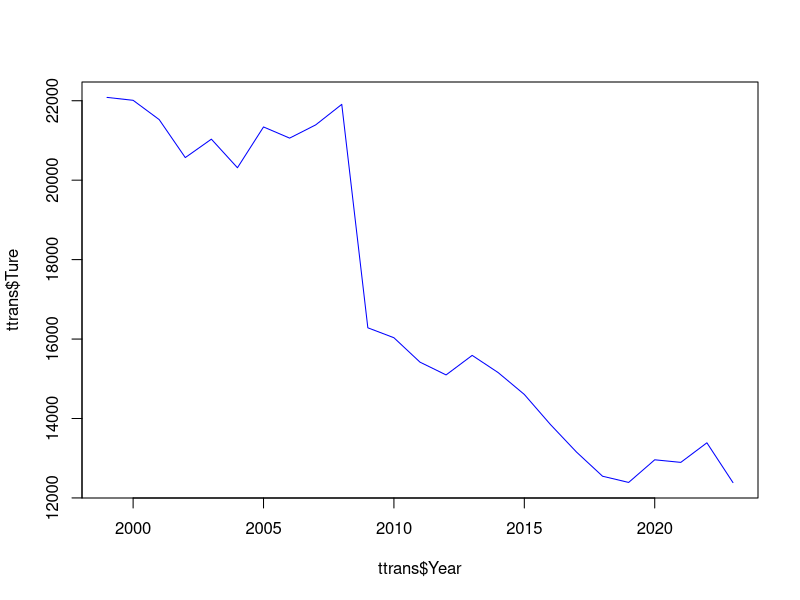
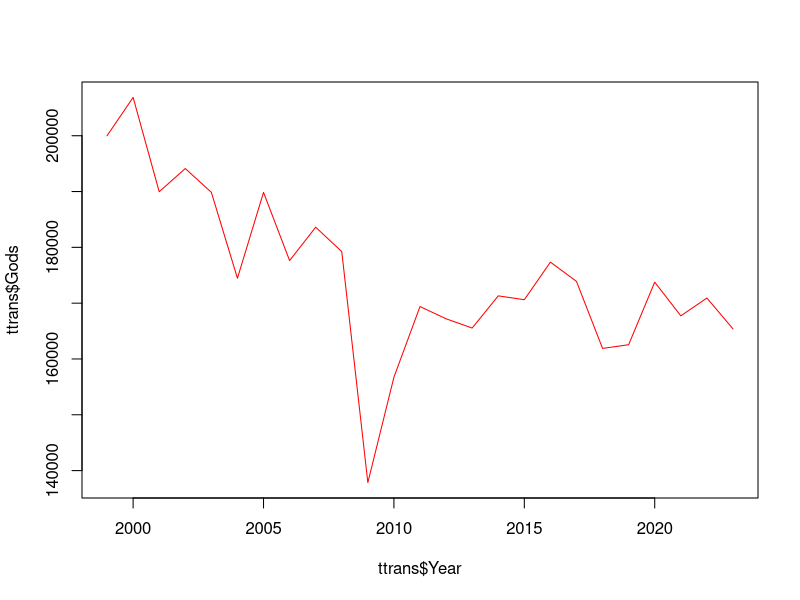
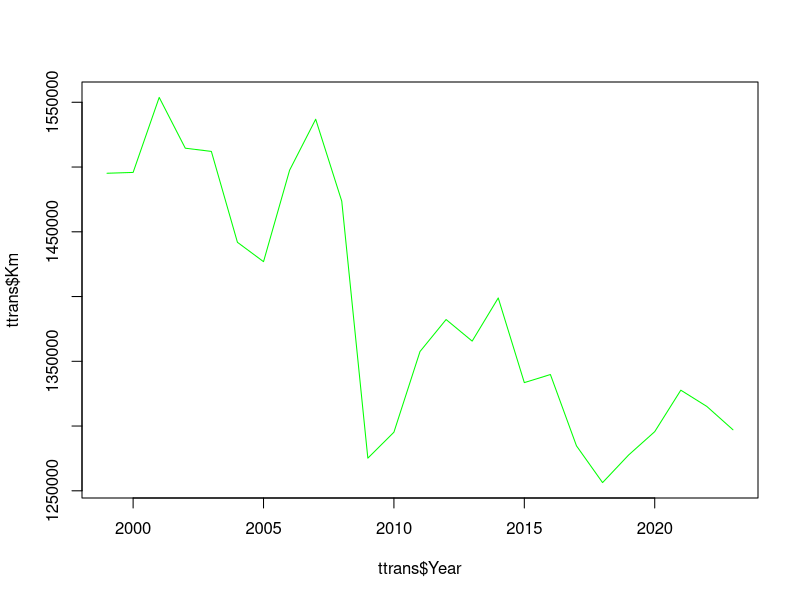

The R source for these figures, in order: (Note: this script raises an error after producing the figures.)
# retrieve data
dftrans=read.csv("data/trans.csv", skip=1, sep = ";")


# clean data
# remove rows and cols
dftrans=dftrans[,-c(1,2)]
dftrans=dftrans[-1,]
dftrans=dftrans[-c(5:8),]
dftrans=dftrans[-4,]
rownames(dftrans)=NULL
cv <- colnames(dftrans)

# cleaning
cvclean <- gsub("X","",cv)
typeof(cvclean)
cvnum <- as.integer(cvclean)
typeof(cvnum)
ttrans=t(dftrans)
class(ttrans)
ttrans=as.data.frame(ttrans)
ttrans$year=cvnum
tnames=c("Ture","Km","Gods","Year")
colnames(ttrans)=tnames
rownames(ttrans)=NULL

# investigate
str(ttrans)
plot(ttrans$Year,ttrans$Ture, type="l", col="blue")
plot(ttrans$Year,ttrans$Gods, type="l", col="red")
plot(ttrans$Year,ttrans$Km, type="l", col="green")

# normalisering - min-max
# find min-max for alle tre transobser
# lav en funktion som kan normalisere hver observationstype
minture=min(ttrans$Ture)
maxture=max(ttrans$Ture)
mingods=min(ttrans$Gods)
maxgods=max(ttrans$Gods)
minkm=min(ttrans$Km)
maxkm=max(ttrans$Km)

# lav tre nye kolonner med de normaliserede værdier
ttrans$nture <- minmaxer(ttrans$Ture,minture,maxture)
ttrans$ngods <- minmaxer(ttrans$Gods,mingods,maxgods)
ttrans$nkm <- minmaxer(ttrans$Km,minkm,maxkm)

#plot samme graf
plot(ttrans$Year,ttrans$nture, type="l", col="blue")
lines(ttrans$Year,ttrans$ngods, type="l", col="red")
lines(ttrans$Year,ttrans$nkm, type="l", col="green")

minmaxer <- function(obs,mi,ma) {
  retval = (obs-mi)/(ma-mi)
  return(retval)
}





